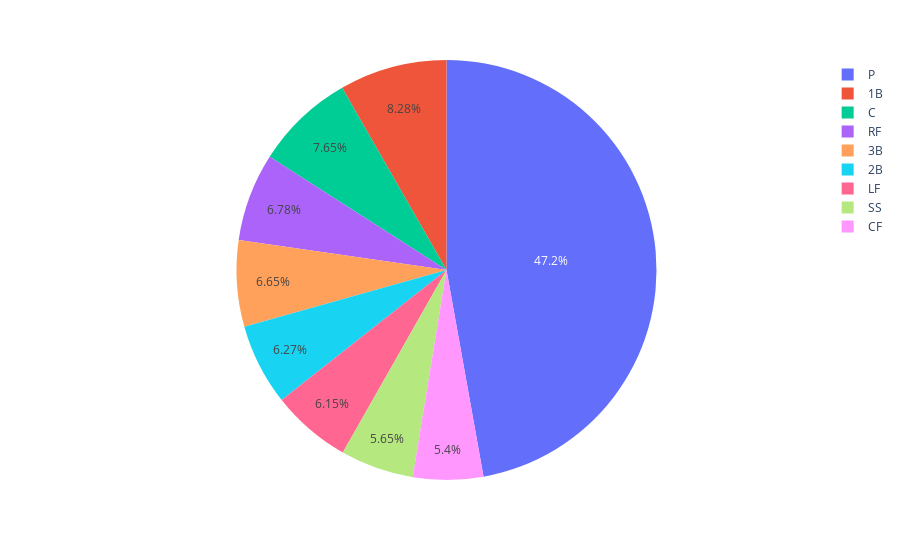

This figure's notebook cell:
### Code cell
px.pie(bsalary,bsalary.position)

### Figure 1 — Plotly figure (JSON) as saved in the notebook; plotly's stock layout.template omitted (floating-point values rounded to 4 significant figures; data arrays with more than 128 entries replaced by an {"elided": "..."} marker saying what was removed)
{"data": [{"domain": {"x": [0, 1], "y": [0, 1]}, "hovertemplate": "position=%{label}<extra></extra>", "labels": {"elided": "797 str values"}, "legendgroup": "", "name": "", "showlegend": true, "type": "pie"}], "layout": {"autosize": true, "legend": {"tracegroupgap": 0}, "margin": {"t": 60}}}
